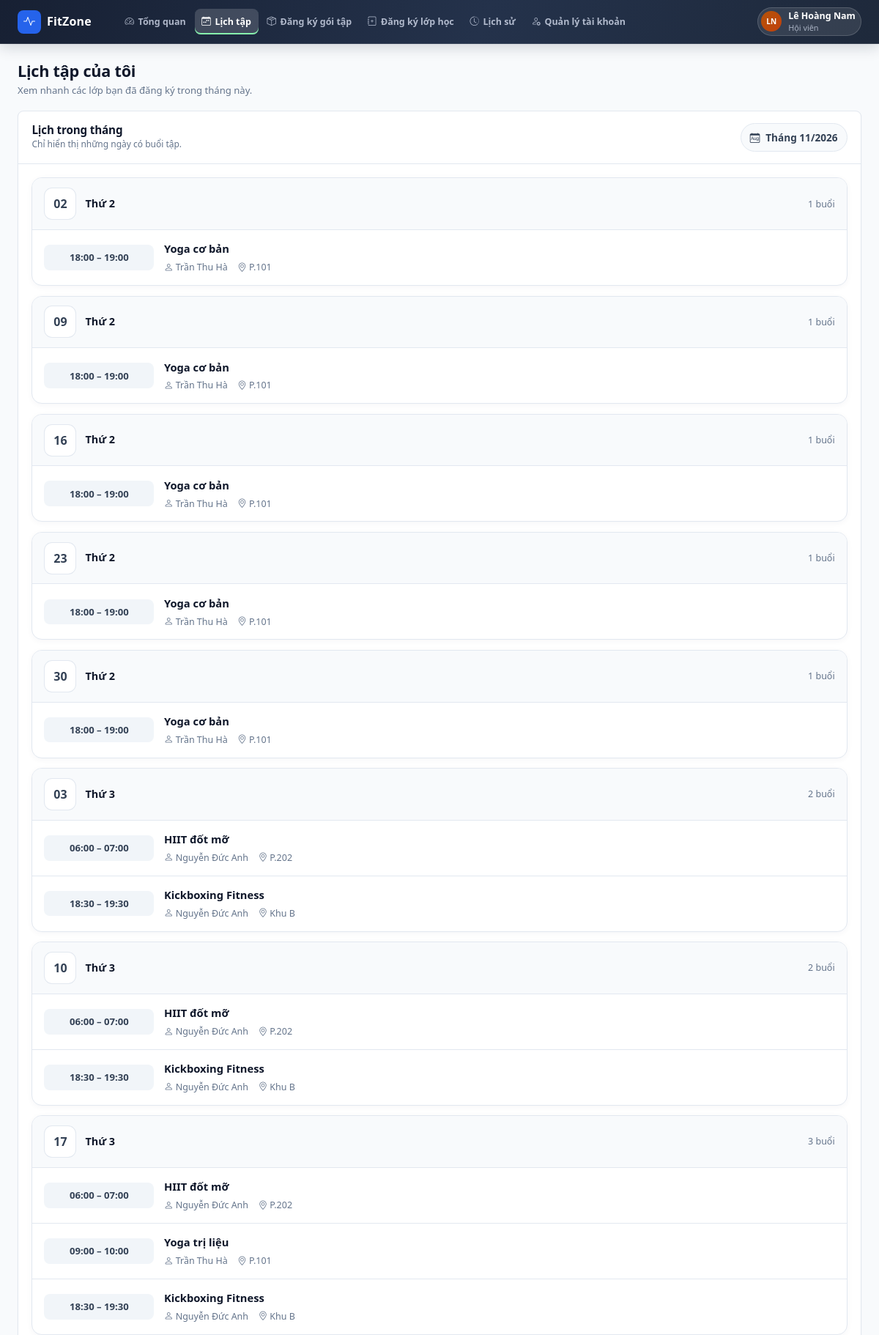
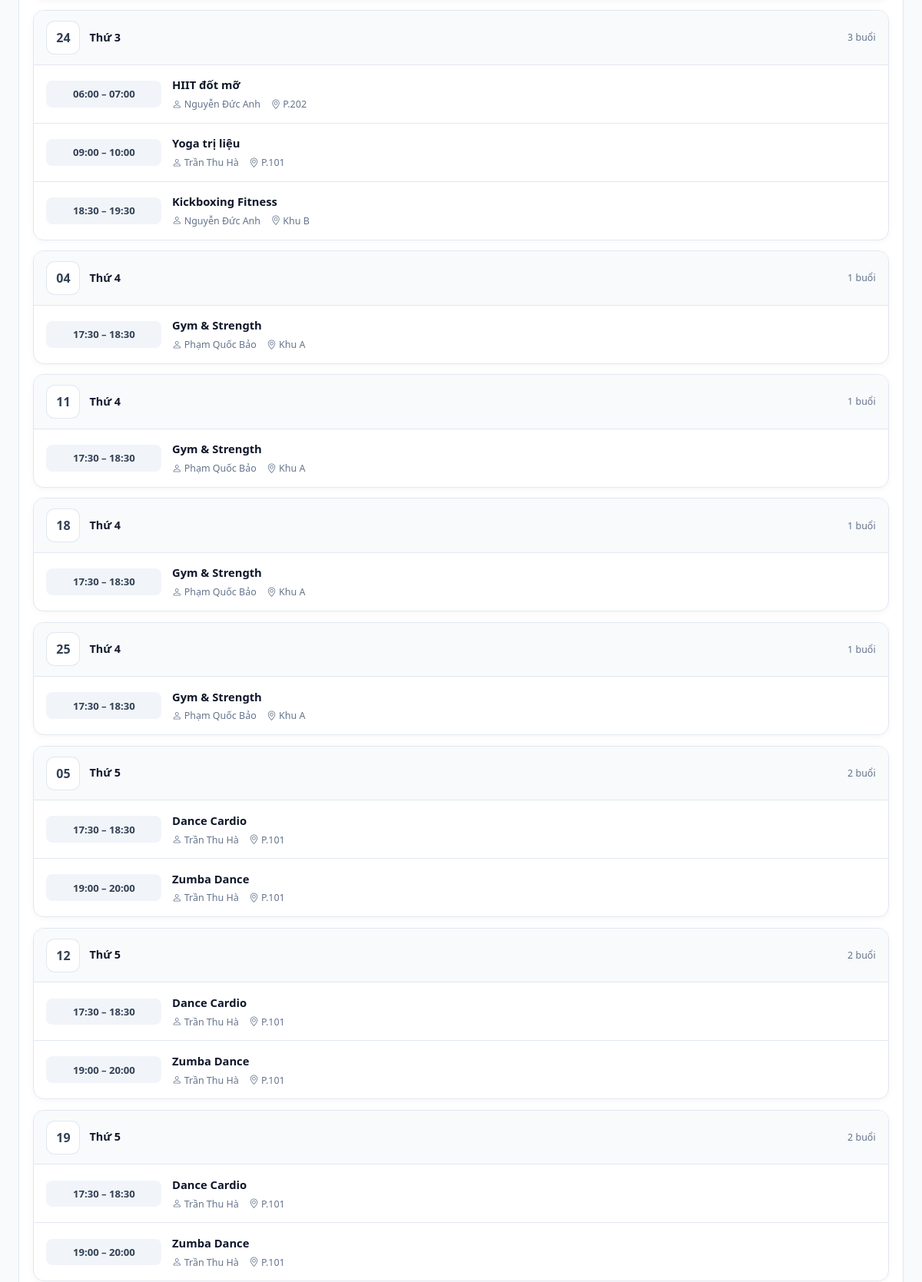
Page /customer/schedule.php (signed in, upper part) on the committed database (2 pictures, top to bottom).
### tables this page shows
CREATE TABLE `tai_khoan` (
  `id` int(10) unsigned NOT NULL AUTO_INCREMENT,
  `ten_dang_nhap` varchar(50) NOT NULL,
  `mat_khau` varchar(255) NOT NULL,
  `ho_ten` varchar(100) NOT NULL,
  `vai_tro` varchar(20) NOT NULL DEFAULT 'customer',
  `trang_thai` tinyint(1) NOT NULL DEFAULT 1,
  `created_at` datetime NOT NULL DEFAULT current_timestamp(),
  PRIMARY KEY (`id`),
  UNIQUE KEY `uq_tai_khoan_ten` (`ten_dang_nhap`)
);

CREATE TABLE `hoi_vien` (
  `id` int(10) unsigned NOT NULL AUTO_INCREMENT,
  `tai_khoan_id` int(10) unsigned DEFAULT NULL,
  `ho_ten` varchar(100) NOT NULL,
  `sdt` varchar(15) NOT NULL,
  `email` varchar(100) NOT NULL,
  `gioi_tinh` varchar(10) DEFAULT NULL,
  `ngay_sinh` date DEFAULT NULL,
  `dia_chi` varchar(255) DEFAULT NULL,
  `ghi_chu` text DEFAULT NULL,
  `chieu_cao` decimal(5,1) DEFAULT NULL,
  `can_nang` decimal(5,1) DEFAULT NULL,
  `muc_tieu` varchar(100) DEFAULT NULL,
  `trang_thai` varchar(20) NOT NULL DEFAULT 'hoat_dong',
  `deleted_at` datetime DEFAULT NULL,
  `created_at` datetime NOT NULL DEFAULT current_timestamp(),
  `updated_at` datetime NOT NULL DEFAULT current_timestamp() ON UPDATE current_timestamp(),
  PRIMARY KEY (`id`),
  UNIQUE KEY `uq_hoi_vien_email` (`email`),
  KEY `fk_hoi_vien_tai_khoan` (`tai_khoan_id`),
  CONSTRAINT `fk_hoi_vien_tai_khoan` FOREIGN KEY (`tai_khoan_id`) REFERENCES `tai_khoan` (`id`) ON DELETE SET NULL
);

CREATE TABLE `lop_hoc` (
  `id` int(10) unsigned NOT NULL AUTO_INCREMENT,
  `ten_lop` varchar(100) NOT NULL,
  `giao_vien_id` int(10) unsigned NOT NULL,
  `thu_trong_tuan` tinyint(4) NOT NULL,
  `gio_bat_dau` time NOT NULL,
  `gio_ket_thuc` time NOT NULL,
  `ngay_bat_dau` date NOT NULL,
  `ngay_ket_thuc` date NOT NULL,
  `suc_chua` int(11) NOT NULL,
  `phong_hoc` varchar(50) DEFAULT NULL,
  `mo_ta` text DEFAULT NULL,
  `trinh_do` varchar(50) DEFAULT NULL,
  `goi_tap_toi_thieu` varchar(20) NOT NULL DEFAULT 'basic',
  `trang_thai` varchar(20) NOT NULL DEFAULT 'dang_mo',
  `deleted_at` datetime DEFAULT NULL,
  `created_at` datetime NOT NULL DEFAULT current_timestamp(),
  `updated_at` datetime NOT NULL DEFAULT current_timestamp() ON UPDATE current_timestamp(),
  PRIMARY KEY (`id`),
  KEY `fk_lop_hoc_giao_vien` (`giao_vien_id`),
  CONSTRAINT `fk_lop_hoc_giao_vien` FOREIGN KEY (`giao_vien_id`) REFERENCES `giao_vien` (`id`)
);

CREATE TABLE `giao_vien` (
  `id` int(10) unsigned NOT NULL AUTO_INCREMENT,
  `tai_khoan_id` int(10) unsigned DEFAULT NULL,
  `ho_ten` varchar(100) NOT NULL,
  `sdt` varchar(15) NOT NULL,
  `email` varchar(100) NOT NULL,
  `gioi_thieu` text DEFAULT NULL,
  `trang_thai` varchar(20) NOT NULL DEFAULT 'dang_lam',
  `deleted_at` datetime DEFAULT NULL,
  `created_at` datetime NOT NULL DEFAULT current_timestamp(),
  `updated_at` datetime NOT NULL DEFAULT current_timestamp() ON UPDATE current_timestamp(),
  PRIMARY KEY (`id`),
  UNIQUE KEY `uq_giao_vien_email` (`email`),
  UNIQUE KEY `uq_giao_vien_tai_khoan` (`tai_khoan_id`),
  CONSTRAINT `fk_giao_vien_tai_khoan` FOREIGN KEY (`tai_khoan_id`) REFERENCES `tai_khoan` (`id`) ON DELETE SET NULL
);

### customer/schedule.php (the view, shortened to what the rows shown need)
<?php
require __DIR__ . '/../common/bootstrap.php';
$menu = require __DIR__ . '/../common/menus/customer.php';
$appRole = 'customer';
$classes = data_customer_classes();
$timezone = new DateTimeZone('Asia/Ho_Chi_Minh');
$today = new DateTimeImmutable('today', $timezone);
$monthStart = $today->modify('first day of this month');
$monthEnd = $today->modify('last day of this month');
$weekdayNames = [
    1 => 'Thứ 2',
    2 => 'Thứ 3',
    3 => 'Thứ 4',
    4 => 'Thứ 5',
    5 => 'Thứ 6',
    6 => 'Thứ 7',
    7 => 'Chủ nhật',
];
$schedule = [];
foreach ($classes as $class) {
    $from = DateTimeImmutable::createFromFormat('!d/m/Y', $class['from'], $timezone);
    $to = DateTimeImmutable::createFromFormat('!d/m/Y', $class['to'], $timezone);
    for ($date = $monthStart; $date <= $monthEnd; $date = $date->modify('+1 day')) {
        if ((int) $class['weekday'] !== (int) $date->format('N')) {
            continue;
        }
        if ($date < $from || $date > $to) {
            continue;
        }
        $key = $date->format('Y-m-d');
        if (!isset($schedule[$key])) {
            $schedule[$key] = [
                'date' => $date,
                'weekday' => $weekdayNames[(int) $date->format('N')],
                'classes' => [],
            ];
        }
        $schedule[$key]['classes'][] = $class;
    }
}
$partials = __DIR__ . '/../common/partials';
require $partials . '/head.php';
?>
<div class="app-shell">
    <?php require $partials . '/sidebar.php'; ?>
    <div class="app-main">
        <?php require $partials . '/topbar.php'; ?>
        <main class="app-content instructor-schedule" id="main-content">
            <div class="page-head">
                <div>
                    <h1>Lịch tập của tôi</h1>
                </div>
            </div>
            <div class="app-card">
                <div class="app-card-header schedule-heading">
                    <div>
                        <h2>Lịch trong tháng</h2>
                    </div>
                </div>
                <div class="app-card-body">
                    <?php if (!$schedule): ?>
                        <div class="schedule-empty">
                            <span class="schedule-empty-icon"><?= icon('calendar-x') ?></span>
                            <strong>Chưa có lịch tập trong tháng này</strong>
                            <span class="text-tiny">Các lớp bạn đăng ký sẽ xuất hiện tại đây.</span>
                        </div>
                    <?php else: ?>
                        <div class="schedule-list">
                            <?php foreach ($schedule as $day): ?>
                                <section class="schedule-day">
                                    <div class="schedule-day-head">
                                        <span class="schedule-date"><?= e($day['date']->format('d')) ?></span>
                                        <span class="schedule-weekday"><?= e($day['weekday']) ?></span>
                                        <span class="schedule-count"><?= count($day['classes']) ?> buổi</span>
                                    </div>
                                    <div class="schedule-events">
                                        <?php foreach ($day['classes'] as $class): ?>
                                            <div class="schedule-event-row">
                                                <span class="schedule-time"><?= e($class['start'] . ' – ' . $class['end']) ?></span>
                                                <div>
                                                    <div class="schedule-class-name"><?= e($class['name']) ?></div>
                                                    <div class="schedule-details">
                                                        <span><?= icon('person') ?> <?= e($class['instructor']) ?></span>
                                                        <?php if ($class['room'] !== ''): ?>
                                                            <span><?= icon('geo-alt') ?> <?= e($class['room']) ?></span>
                                                        <?php endif; ?>
                                                    </div>
                                                </div>
                                            </div>
                                        <?php endforeach; ?>
                                    </div>
                                </section>
                            <?php endforeach; ?>
                        </div>
                    <?php endif; ?>
                </div>
            </div>
        </main>
    </div>
</div>
<?php require $partials . '/foot.php'; ?>

### common/partials/topbar.php (shortened to what the rows shown need)
<?php
require_once __DIR__ . '/../data/user.php';
$user = app_user($appRole);
$accountHref = '/' . $appRole . '/account';
?>
<header class="app-topbar">
    <a class="app-user text-decoration-none" href="<?= e(url($accountHref)) ?>" aria-label="Mở trang quản lý tài khoản">
        <span class="app-user-meta">
            <strong><?= e($user['name']) ?></strong>
            <span><?= e($user['sub']) ?></span>
        </span>
    </a>
</header>

### common/components/ui.php (shortened to what the rows shown need)
<?php
if (!function_exists('icon')) {
    function icon(string $name, string $class = ''): string
    {
        $name = preg_replace('/[^a-z0-9-]/i', '', $name) ?: 'circle';
        return '<i class="bi bi-' . e($name) . ($class !== '' ? ' ' . e($class) : '') . '" aria-hidden="true"></i>';
    }
}

### rows in the picture
tai_khoan: ho_ten "Lê Hoàng Nam", ho_ten.email "Hội viên"
lop_hoc: end "18:00 – 19:00", ten_lop "Yoga cơ bản", giao_vien.ho_ten "Trần Thu Hà", phong_hoc "P.101"
lop_hoc: end "06:00 – 07:00", ten_lop "HIIT đốt mỡ", giao_vien.ho_ten "Nguyễn Đức Anh", phong_hoc "P.202"
lop_hoc: end "18:30 – 19:30", ten_lop "Kickboxing Fitness", giao_vien.ho_ten "Nguyễn Đức Anh", phong_hoc "Khu B"
lop_hoc: end "09:00 – 10:00", ten_lop "Yoga trị liệu", giao_vien.ho_ten "Trần Thu Hà", phong_hoc "P.101"
lop_hoc: end "17:30 – 18:30", ten_lop "Gym & Strength", giao_vien.ho_ten "Phạm Quốc Bảo", phong_hoc "Khu A"
lop_hoc: end "17:30 – 18:30", ten_lop "Dance Cardio", giao_vien.ho_ten "Trần Thu Hà", phong_hoc "P.101"
lop_hoc: end "19:00 – 20:00", ten_lop "Zumba Dance", giao_vien.ho_ten "Trần Thu Hà", phong_hoc "P.101"

### other values in the picture
$item['label'] "Tổng quan"
$item['label'] "Lịch tập"
$item['label'] "Đăng ký gói tập"
$item['label'] "Đăng ký lớp học"
$item['label'] "Lịch sử"
$item['label'] "Quản lý tài khoản"
initials($name) "LN"
$today->format('m/Y') "11/2026"
$day['date']->format('d') "02"
$day['weekday'] "Thứ 2"
count($day['classes']) "1"
$day['date']->format('d') "09"
$day['date']->format('d') "16"
$day['date']->format('d') "23"
$day['date']->format('d') "30"
